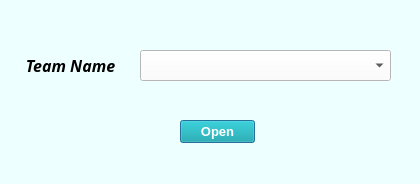
<?xml version="1.0" encoding="UTF-8"?>
<ui version="4.0">
 <class>Dialog</class>
 <widget class="QDialog" name="Dialog">
  <property name="geometry">
   <rect>
    <x>0</x>
    <y>0</y>
    <width>420</width>
    <height>184</height>
   </rect>
  </property>
  <property name="windowTitle">
   <string>Open Team</string>
  </property>
  <property name="styleSheet">
   <string notr="true">background-color: rgb(237, 255, 255);</string>
  </property>
  <widget class="QLabel" name="label">
   <property name="geometry">
    <rect>
     <x>20</x>
     <y>50</y>
     <width>101</width>
     <height>31</height>
    </rect>
   </property>
   <property name="font">
    <font>
     <family>Bahnschrift</family>
     <pointsize>12</pointsize>
     <weight>75</weight>
     <italic>true</italic>
     <bold>true</bold>
    </font>
   </property>
   <property name="text">
    <string>Team Name</string>
   </property>
   <property name="alignment">
    <set>Qt::AlignCenter</set>
   </property>
  </widget>
  <widget class="QComboBox" name="open_team">
   <property name="geometry">
    <rect>
     <x>140</x>
     <y>50</y>
     <width>251</width>
     <height>31</height>
    </rect>
   </property>
   <property name="styleSheet">
    <string notr="true">background-color: rgb(255, 255, 255);</string>
   </property>
  </widget>
  <widget class="QPushButton" name="openname">
   <property name="geometry">
    <rect>
     <x>180</x>
     <y>120</y>
     <width>75</width>
     <height>23</height>
    </rect>
   </property>
   <property name="font">
    <font>
     <family>Arial</family>
     <pointsize>10</pointsize>
     <weight>75</weight>
     <bold>true</bold>
    </font>
   </property>
   <property name="styleSheet">
    <string notr="true">background-color: rgb(5, 162, 165);
color: rgb(255, 255, 255);</string>
   </property>
   <property name="text">
    <string>Open</string>
   </property>
  </widget>
 </widget>
 <resources/>
 <connections/>
</ui>
